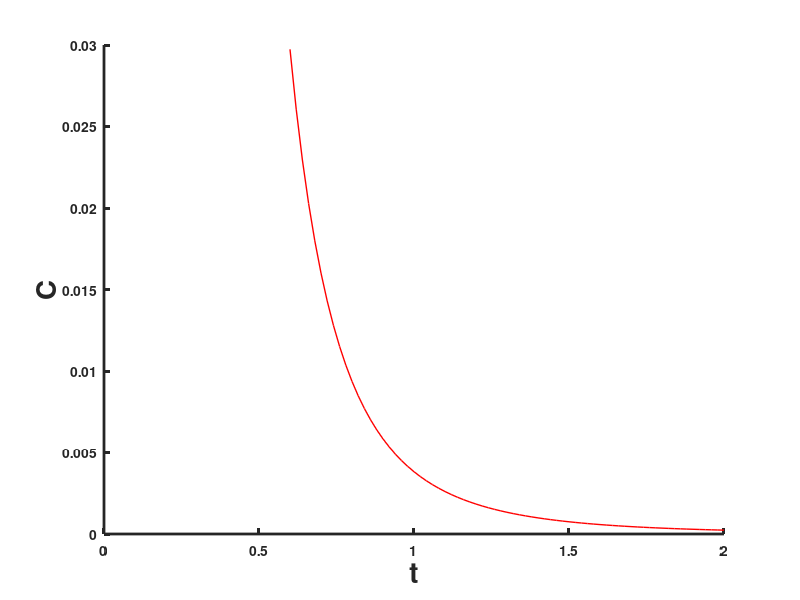

Source code (MATLAB):
t=[0.6:0.02:2];
c=0.003821*t.^(-4.016641)
fprintf('Valores Aprox De C:');
for i=1:length(c)
  fprintf('\n%f',c(i));
endfor
%fin for
hold on
plot(t,c,'-r','linewidth',1);
ylabel("C","fontweight","bold","fontsize",20);
xlabel("t","fontweight","bold","fontsize",20);
h=get(gcf,"currentaxes");
set(h,"fontweight","bold","linewidth",2);
print('grafica5.jpg','-r300','-djpg','-F:Helvetica:12','-tight');
fprintf('\nfin programa');